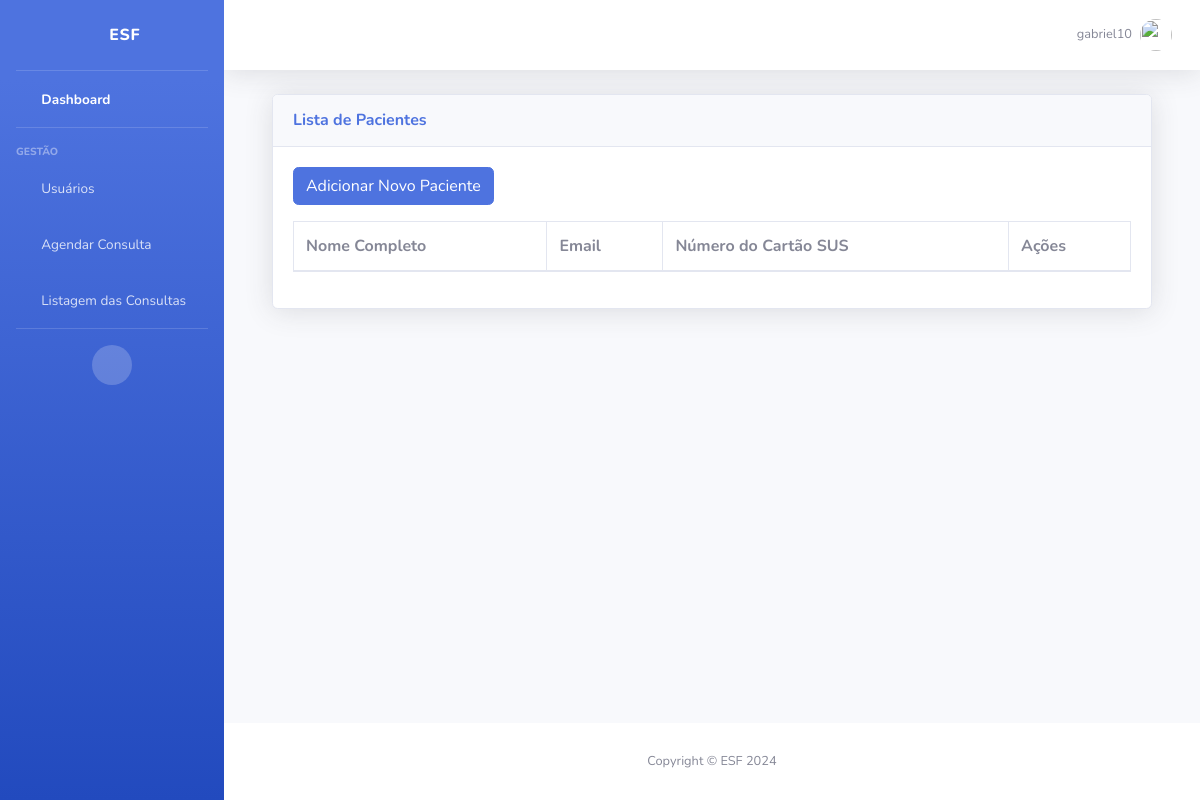
The page /pacientes/ (signed in) on the database as committed earlier.
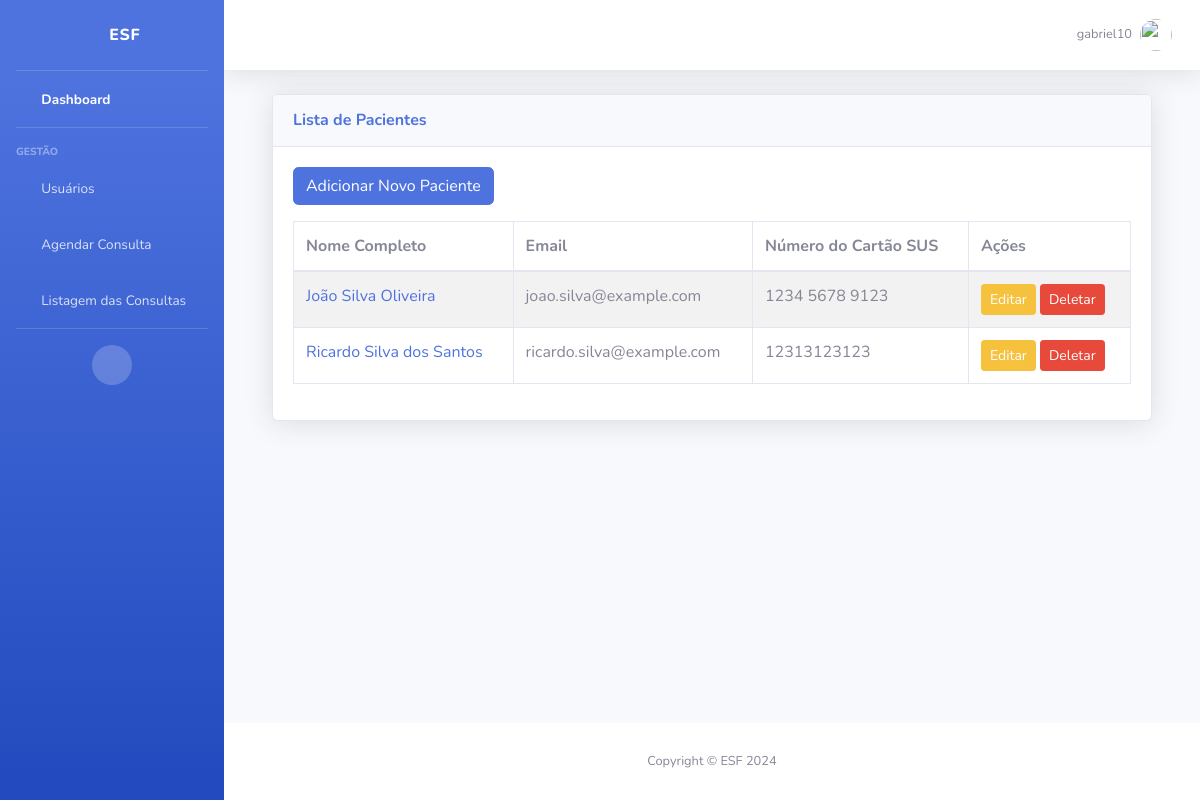
The same page on the database as committed later.
### usuarios/models.py (models this page shows, shortened)
class Usuario(User):
    nome_completo = models.CharField(max_length=255)
    data_nascimento = models.DateField(null=True, blank=True)
    rua = models.CharField(max_length=255)
    num_casa = models.IntegerField()
    uf = models.CharField(max_length=2)
    cpf = models.CharField(max_length=11, unique=True)
    rg = models.CharField(max_length=9, unique=True)
    nome_mae = models.CharField(max_length=255)
    nome_pai = models.CharField(max_length=255, blank=True, null=True)

class Paciente(Usuario):
    num_cartao_sus = models.CharField(max_length=15, unique=True)

class Usuario(User):
    nome_completo = models.CharField(max_length=255)
    data_nascimento = models.DateField(null=True, blank=True)
    rua = models.CharField(max_length=255)
    num_casa = models.IntegerField()
    uf = models.CharField(max_length=2)
    cpf = models.CharField(max_length=11, unique=True)
    rg = models.CharField(max_length=9, unique=True)
    nome_mae = models.CharField(max_length=255)
    nome_pai = models.CharField(max_length=255, blank=True, null=True)

### usuarios/views.py (the view)
# urls.py: path('pacientes/', views.paciente_list, name='paciente_list'),
@login_required
def paciente_list(request):
    pacientes = Paciente.objects.all()
    return render(request, 'pacientes/paciente_list.html', {'pacientes': pacientes})

### templates/pacientes/paciente_list.html
{% extends '_base.html' %}
{% block content %}
    <div class="container-fluid">
        <div class="card shadow mb-4">
            <div class="card-header py-3">
                <h6 class="m-0 font-weight-bold text-primary">Lista de Pacientes</h6>
            </div>
            <div class="card-body">
                <div class="mb-3">
                    <a href="{% url 'paciente_create' %}" class="btn btn-primary">Adicionar Novo Paciente</a>
                </div>
                <div class="table-responsive">
                    <table class="table table-bordered table-striped">
                        <thead>
                            <tr>
                                <th>Nome Completo</th>
                                <th>Email</th>
                                <th>Número do Cartão SUS</th>
                                <th>Ações</th>
                            </tr>
                        </thead>
                        <tbody>
                            {% for paciente in pacientes %}
                            <tr>
                                <td><a href="{% url 'paciente_detail' paciente.pk %}">{{ paciente.nome_completo }}</a></td>
                                <td>{{ paciente.email }}</td>
                                <td>{{ paciente.num_cartao_sus }}</td>
                                <td>
                                    <a href="{% url 'paciente_update' paciente.pk %}" class="btn btn-warning btn-sm">Editar</a>
                                    <a href="{% url 'paciente_delete' paciente.pk %}" class="btn btn-danger btn-sm">Deletar</a>
                                </td>
                            </tr>
                            {% endfor %}
                        </tbody>
                    </table>
                </div>
            </div>
        </div>
    </div>
{% endblock %}

Rows that differ between the two databases and show on the page:
added Paciente: nome_completo "João Silva Oliveira", email "joao.silva@example.com", num_cartao_sus "1234 5678 9123"
added Paciente: nome_completo "Ricardo Silva dos Santos", email "ricardo.silva@example.com", num_cartao_sus "12313123123"
